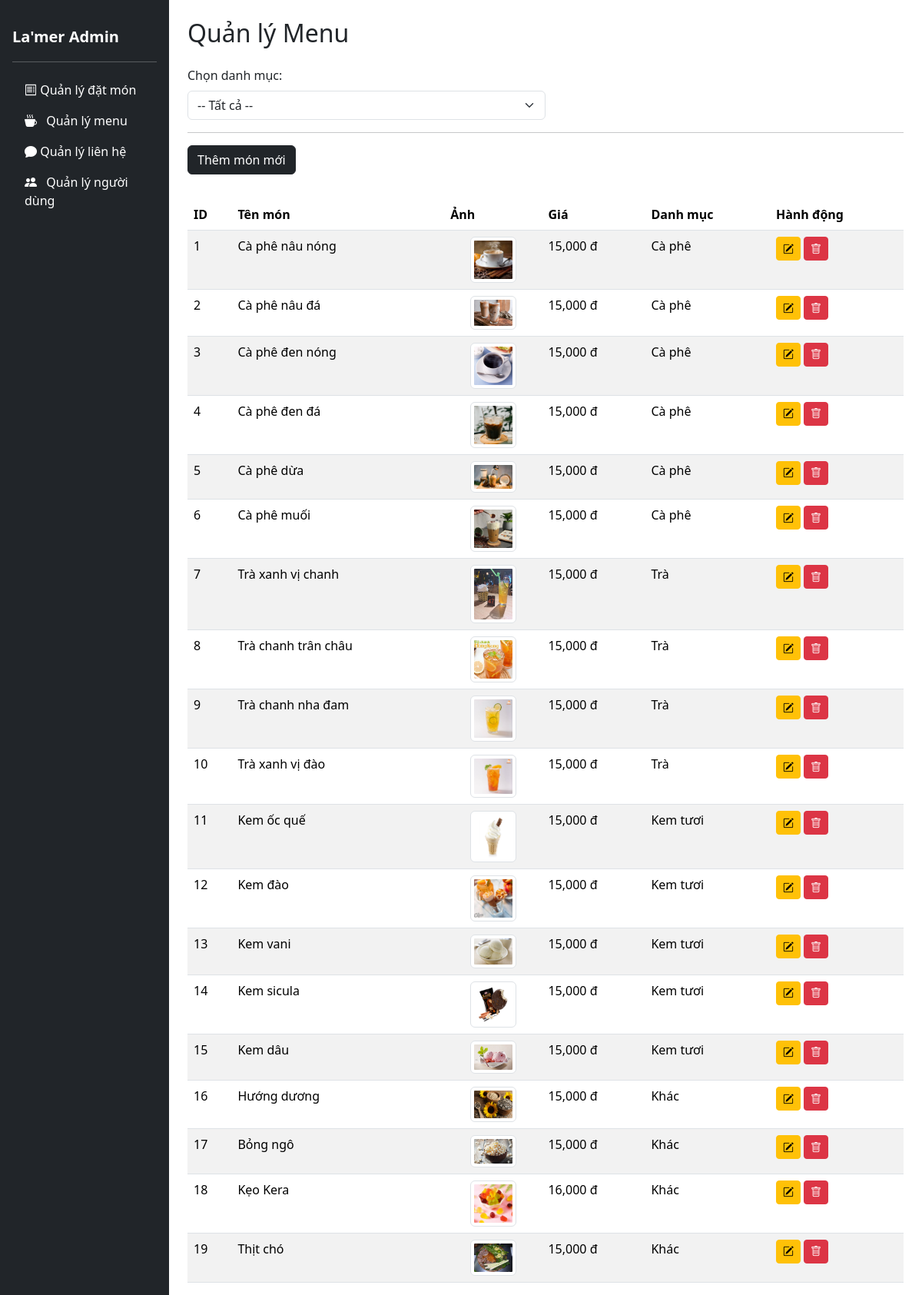
The page /admin/edit-menu.php (signed in) on the database its author committed.
### tables this page shows
CREATE TABLE `products` (
  `id` int(11) NOT NULL,
  `name` varchar(255) NOT NULL,
  `category` varchar(100) DEFAULT NULL,
  `image_name` varchar(255) DEFAULT NULL,
  `price` decimal(10,2) DEFAULT NULL,
  `description` text DEFAULT NULL
);

### admin/edit-menu.php (the view, shortened to what this page needs)
<?php
require_once '../database/dbconnect.php';
$product_result = $conn->query("SELECT * FROM products ORDER BY id, category ASC");
$products = [];
while ($row = $product_result->fetch_assoc()) {
    $products[] = $row;
}
?>
<!DOCTYPE html>
<html lang="vi">
<head>
    <link href="https://cdn.jsdelivr.net/npm/bootstrap@5.3.3/dist/css/bootstrap.min.css" rel="stylesheet">
    <link href="https://cdn.jsdelivr.net/npm/bootstrap-icons@1.10.5/font/bootstrap-icons.css" rel="stylesheet">
</head>
<body>
    <div class="d-flex">
        <?php include('sidebar.php'); ?>
        <div class="ms-220 px-4 pt-4" style="margin-left: 220px; width: calc(100% - 220px);">
            <h2 class="mb-4">Quản lý Menu</h2>
            <div class="mb-3">
                <label for="categorySelect" class="form-label">Chọn danh mục:</label>
                <select class="form-select w-50" id="categorySelect">
                    <option value="" selected>-- Tất cả --</option>
                </select>
                <hr>
                <button type="button" class="btn btn-dark mb-3" id="addNewProductBtn" data-bs-toggle="modal" data-bs-target="#addModal">Thêm món mới</button>
            </div>
            <table class="table table-striped" id="menuTable">
                <thead>
                    <tr>
                        <th>ID</th>
                        <th>Tên món</th>
                        <th>Ảnh</th>
                        <th>Giá</th>
                        <th>Danh mục</th>
                        <th>Hành động</th>
                    </tr>
                </thead>
                <tbody>
                    <?php foreach ($products as $item): ?>
                        <tr data-category="<?php echo htmlspecialchars($item['category']); ?>">
                            <td><?php echo $item['id']; ?></td>
                            <td><?php echo htmlspecialchars($item['name']); ?></td>
                            <td>
                                <img src="/images/<?php echo htmlspecialchars($item['image_name'] ?? 'default.jpg'); ?>"
                                    alt="<?php echo htmlspecialchars($item['name']); ?>" style="width: 60px"
                                    class="img-thumbnail mx-auto d-block"
                                    onerror="this.onerror=null;this.src='/images/default.jpg';">
                            </td>
                            <td><?php echo number_format($item['price']); ?> đ</td>
                            <td><?php echo htmlspecialchars($item['category']); ?></td>
                            <td class="">
                                <button class="btn btn-sm btn-warning btn-edit" data-id="<?php echo $item['id']; ?>"
                                    data-name="<?php echo htmlspecialchars($item['name']); ?>"
                                    data-price="<?php echo $item['price']; ?>"
                                    data-img="<?php echo htmlspecialchars($item['image_name']); ?>"
                                    data-desc="<?php echo htmlspecialchars($item['description'] ?? ''); ?>">
                                    <i class="bi bi-pencil-square"></i>
                                </button>
                                <form method="POST" action="delete_product.php"
                                    onsubmit="return confirm('Xác nhận xoá món này?');" class="m-0 p-0 d-inline">
                                    <button type="submit" class="btn btn-sm btn-danger">
                                        <i class="bi bi-trash"></i>
                                    </button>
                                </form>
                            </td>
                        </tr>
                    <?php endforeach; ?>
                </tbody>
            </table>
        </div>
    </div>
</body>
</html>

### rows shown on the page
products: id "1", name "Cà phê nâu nóng", image_name (picture), price "15,000", category "Cà phê"
products: id "2", name "Cà phê nâu đá", image_name (picture), price "15,000", category "Cà phê"
products: id "3", name "Cà phê đen nóng", image_name (picture), price "15,000", category "Cà phê"
products: id "4", name "Cà phê đen đá", image_name (picture), price "15,000", category "Cà phê"
products: id "5", name "Cà phê dừa", image_name (picture), price "15,000", category "Cà phê"
products: id "6", name "Cà phê muối", image_name (picture), price "15,000", category "Cà phê"
products: id "7", name "Trà xanh vị chanh", image_name (picture), price "15,000", category "Trà"
products: id "8", name "Trà chanh trân châu", image_name (picture), price "15,000", category "Trà"
products: id "9", name "Trà chanh nha đam", image_name (picture), price "15,000", category "Trà"
products: id "10", name "Trà xanh vị đào", image_name (picture), price "15,000", category "Trà"
products: id "11", name "Kem ốc quế", image_name (picture), price "15,000", category "Kem tươi"
products: id "12", name "Kem đào", image_name (picture), price "15,000", category "Kem tươi"
products: id "13", name "Kem vani", image_name (picture), price "15,000", category "Kem tươi"
products: id "14", name "Kem sicula", image_name (picture), price "15,000", category "Kem tươi"
products: id "15", name "Kem dâu", image_name (picture), price "15,000", category "Kem tươi"
products: id "16", name "Hướng dương", image_name (picture), price "15,000", category "Khác"
products: id "17", name "Bỏng ngô", image_name (picture), price "15,000", category "Khác"
products: id "18", name "Kẹo Kera", image_name (picture), price "16,000", category "Khác"
products: id "19", name "Thịt chó", image_name (picture), price "15,000", category "Khác"
